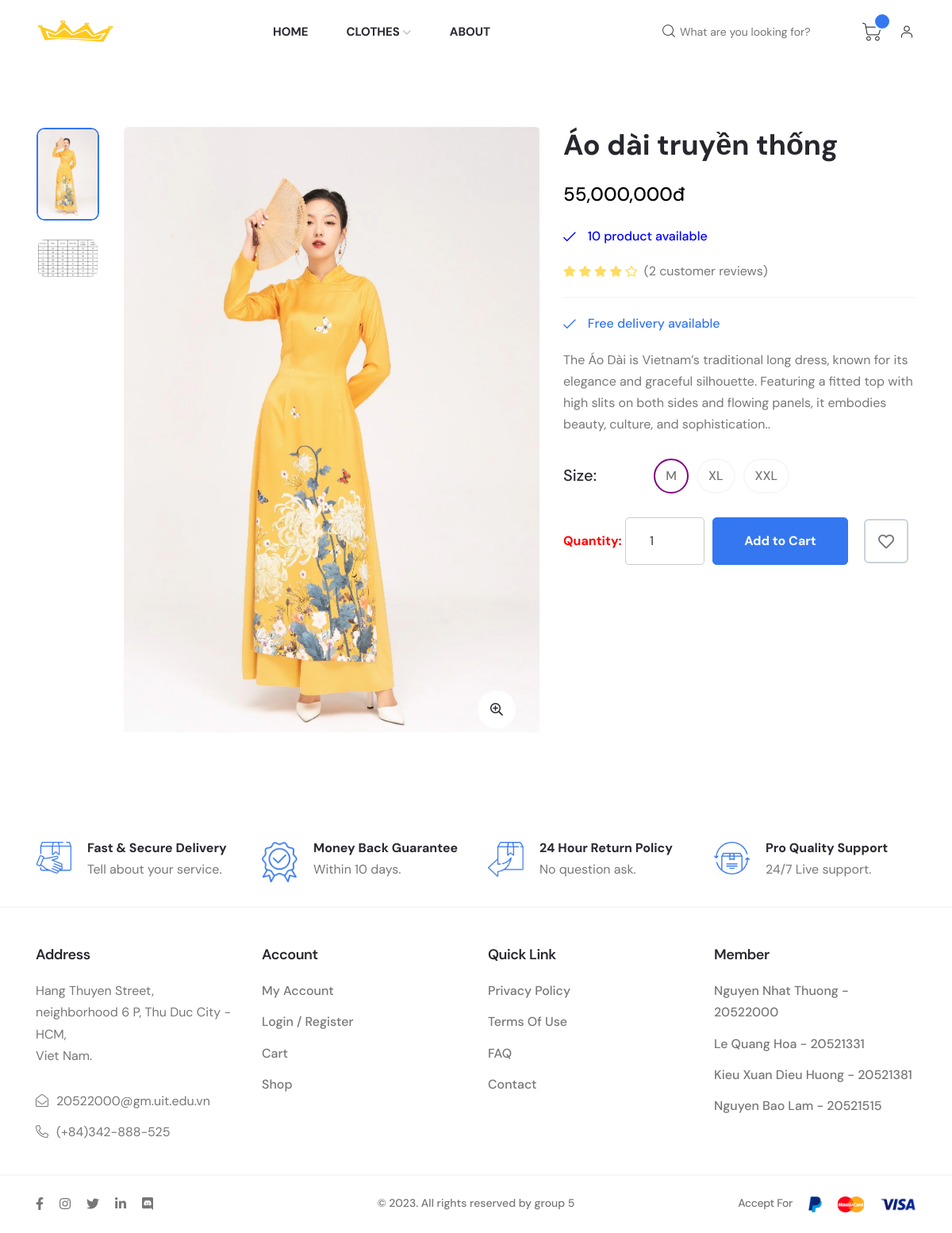
Page /web_user/fashionApp.php?act=detail_product&id=93 on the committed database.
### tables this page shows
CREATE TABLE `tbl_product` (
  `id_product` int(6) NOT NULL,
  `product_name` varchar(255) NOT NULL,
  `quantity` int(11) NOT NULL DEFAULT 0,
  `product_img` varchar(50) NOT NULL,
  `product_prices` int(10) NOT NULL DEFAULT 0,
  `catalog_id` int(4) NOT NULL,
  `employee_entry` int(11) NOT NULL,
  `entry_date` date NOT NULL DEFAULT current_timestamp(),
  `sup_id` int(11) NOT NULL,
  `view` tinyint(4) NOT NULL DEFAULT 0,
  `special` tinyint(4) NOT NULL DEFAULT 0,
  `old_prices` int(11) NOT NULL DEFAULT 0,
  `description` varchar(255) NOT NULL,
  `size` varchar(5) NOT NULL DEFAULT 'L'
);

### model_user/productdb_user.php (called while the page is built, shortened)
<?php
function get_detail_product($id){
    $conn=connectdb();
    $stmt = $conn->prepare("SELECT * FROM tbl_product Where id_product =".$id);
    $stmt->execute();
    $kq=$stmt->fetchAll();
    return $kq;
}
?>

### web_user/detail_product.php (the view, shortened to what this page needs)
  <?php
    $i = 0;
    echo '
        <div class="axil-single-product-area axil-section-gap pb--0 bg-color-white">
            <div class="single-product-thumb mb--40">
                <div class="container">
                    <div class="row">
                        <div class="col-lg-7 mb--40">
                            <div class="row">
                                <div class="col-lg-10 order-lg-2">
                                    <div class="single-product-thumbnail-wrap zoom-gallery">
                                        <div class="single-product-thumbnail product-large-thumbnail-3 axil-product">
                                            <div class="thumbnail">
                                                <a href="../uploads/'.$detail_product[0]["product_img"].'" class="popup-zoom">
                                                    <img class="custom_img_detail" src="../uploads/'.$detail_product[0]["product_img"].'" alt="Product Images">
                                                </a>
                                            </div>
                                        </div>
                                        <div class="product-quick-view position-view">
                                            <a href="../uploads/'.$detail_product[0]["product_img"].'" class="popup-zoom">
                                                <i class="far fa-search-plus"></i>
                                            </a>
                                        </div>
                                    </div>
                                </div>
                                <div class="col-lg-2 order-lg-1">
                                    <div class="product-small-thumb-3 small-thumb-wrapper">
                                        <div class="small-thumb-img">
                                            <img src="../uploads/'.$detail_product[0]["product_img"].'" alt="thumb image">
                                        </div>
                                        <div class="small-thumb-img">
                                            <img src="../uploads/size.png" alt="thumb image">
                                        </div>
                                    </div>
                                </div>
                            </div>
                        </div>
                        <div class="col-lg-5 mb--40">
                            <div class="single-product-content">
                                <div class="inner">
                                    <h2 class="product-title">'.$detail_product[0]["product_name"].'</h2>
                                    <span class="price-amount">'.number_format($detail_product[0]["product_prices"]).'đ</span>';
                                    if ($detail_product[0]["quantity"] == 0) {
                                        echo '
                                            <ul class="product-meta">
                                                <li style="color: red;"><i class="fal fa-times"></i>Run out of stock</li>
                                                <li style="color: red;"><i class="fal fa-times"></i>'.$detail_product[0]["quantity"].' product available</li>
                                            </ul>
                                        ';
                                    } else {
                                        echo '
                                            <ul class="product-meta">
                                                <li style="color: Blue;"><i class="fal fa-check"></i>'.$detail_product[0]["quantity"].' product available</li>
                                            </ul>
                                        ';
                                    }
                                    echo '
                                    <div class="product-rating">
                                        <div class="star-rating">
                                            <i class="fas fa-star"></i>
                                            <i class="fas fa-star"></i>
                                            <i class="fas fa-star"></i>
                                            <i class="fas fa-star"></i>
                                            <i class="far fa-star"></i>
                                        </div>
                                        <div class="review-link">
                                            <a href="#">(<span>2</span> customer reviews)</a>
                                        </div>
                                    </div>
                                    <ul class="product-meta">
                                        <li><i class="fal fa-check"></i>Free delivery available</li>
                                    </ul>
                                    <p class="description">'.$detail_product[0]["description"].'.</p>
                                    <div class="product-variations-wrapper">
                                        <div class="product-variation product-size-variation">
                                            <h6 class="title">Size:</h6>
                                            <ul class="range-variant">
                                                <li onclick="highlightSize(this)" class="active">'.$detail_product[0]["size"].'</li>
                                                <li onclick="highlightSize(this)">XL</li>
                                                <li onclick="highlightSize(this)">XXL</li>
                                            </ul>
                                        </div>
                                    </div>';
                                    echo '
                                    <div class="product-action-wrapper d-flex-center">
                                        <form id="slider_product_'.$i.'" action="fashionApp.php?act=add_cart" method="POST">
                                            <input type="hidden" value="'.$detail_product[0]["product_img"].'" name="img">
                                            <input type="hidden" value="'.$detail_product[0]["product_name"].'" name="name">
                                            <input type="hidden" value="'.$detail_product[0]["product_prices"].'" name="price">
                                            <input type="hidden" value="'.$detail_product[0]["id_product"].'" name="id">
                                            <input type="hidden" value="'.$detail_product[0]["size"].'" name="size">
                                            <label style="color: red; font-weight: bold;">Quantity:</label>
                                            <input style="height: 59.2px; border: 1px solid #ccc; border-radius: 5px; font-size: 16px; color: #333;
                                            width: 100px;" type="number" name="quantity" value="1"  min="1" max="'.$detail_product[0]["quantity"].'" placeholder="quantity"  oninput="limitInput(this)">
                                        </form>
                                        <ul class="product-action d-flex-center mb--0">';
                                            if ($detail_product[0]["quantity"] != 0) {
                                                echo '
                                                    <li class="add-to-cart"><a href="javascript:void(0);" onclick="submitForm('.$i.')" class="axil-btn btn-bg-primary">Add to Cart</a></li>
                                                    <li class="wishlist"><a href="#" class="axil-btn wishlist-btn"><i class="far fa-heart"></i></a></li>
                                                ';
                                            } else {
                                                echo '
                                                <li class="add-to-cart" ><a style="background-color: grey; color: white;"href="#" class="axil-btn" >Out of stock</a></li>
                                                <li class="wishlist"><a href="#" class="axil-btn wishlist-btn"><i class="far fa-heart"></i></a></li>
                                                ';
                                            }
                                    echo '
                                        </ul>
                                    </div>
                                </div>
                            </div>
                        </div>
                    </div>
                </div>
            </div>
        </div>
    ';
?>

### web_user/detail_product.php (style rules this page uses)
.active { background-color: green; }

### rows in the picture
tbl_product: product_img (picture), product_name "Áo dài truyền thống", product_prices "55,000,000", quantity "10", description "The Áo Dài is Vietnam’s traditional long dress, known for its elegance and graceful silhouette. Featuring a fitted top with high slits on both sides and flowing panels, it embodies beauty, culture, and sophistication.", size "M"
